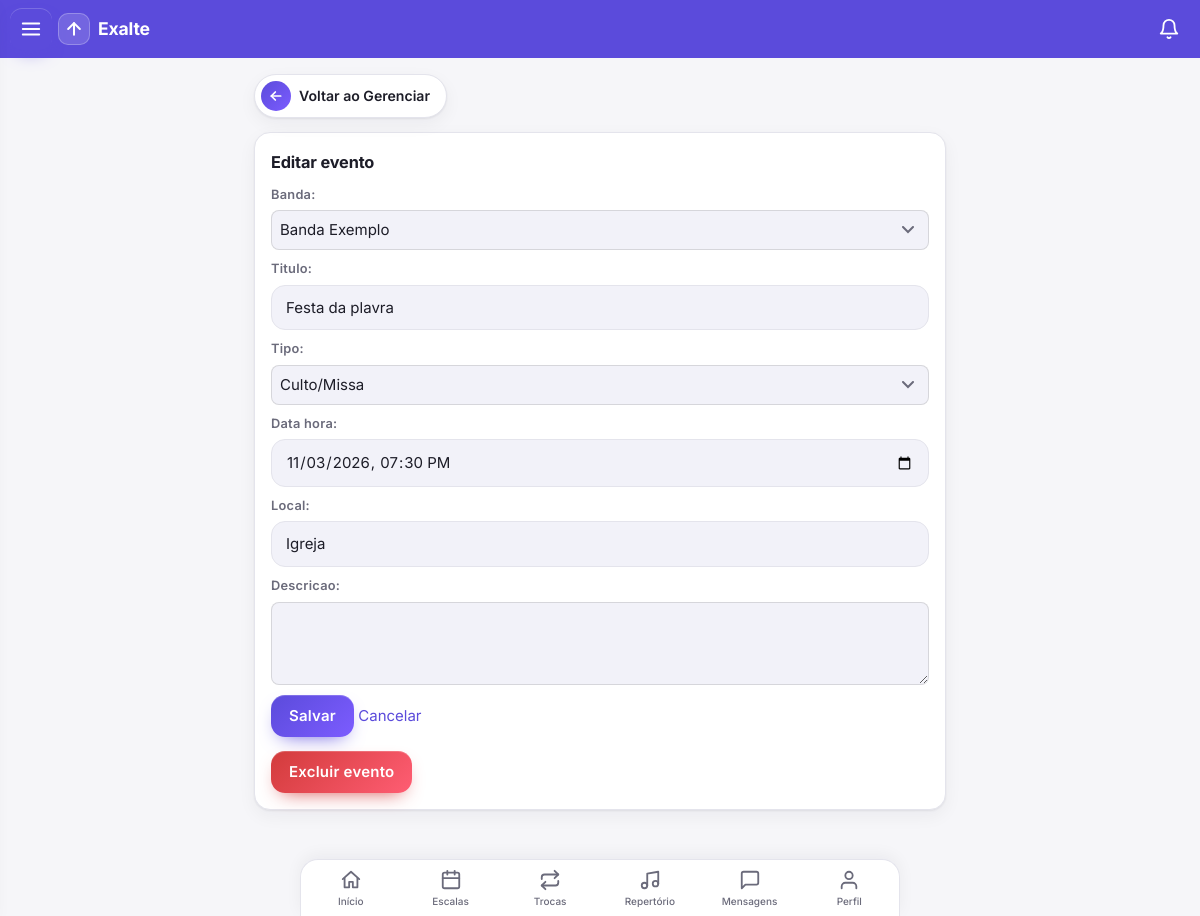
Screenshot of /evento/19/editar/ (signed in) with the database file from the repository.
### core/models.py (models this page shows, shortened)
class Evento(models.Model):
    TIPOS = [("ensaio", "Ensaio"), ("culto", "Culto/Missa"), ("show", "Show"), ("outro", "Outro")]
    banda = models.ForeignKey(Banda, on_delete=models.CASCADE, related_name="eventos")
    titulo = models.CharField(max_length=150)
    tipo = models.CharField(max_length=10, choices=TIPOS, default="ensaio")
    data_hora = models.DateTimeField()
    local = models.CharField(max_length=150, blank=True)
    descricao = models.TextField(blank=True)
    importacao = models.ForeignKey("ImportacaoEventos", null=True, blank=True, on_delete=models.SET_NULL,
                                   related_name="eventos")
    class Meta:
        ordering = ["data_hora"]

### core/views.py (the view)
# urls.py: path("evento/<int:pk>/editar/", v.evento_form, name="evento_editar"),
@login_required
def evento_form(request, pk=None):
    ev = _evento_lider(request, pk) if pk else None
    if not ev and not _eh_lider(request.user):
        messages.error(request, "Apenas líderes podem criar eventos.")
        return redirect("home")
    form = EventoForm(request.POST or None, instance=ev, user=request.user)
    if request.method == "POST" and form.is_valid():
        ev = form.save()
        messages.success(request, "Evento salvo!")
        return redirect("evento", pk=ev.pk)
    return render(request, "evento_form.html", dict(form=form, ev=ev))

### core/forms.py
class EventoForm(forms.ModelForm):
    class Meta:
        model = Evento
        fields = ["banda", "titulo", "tipo", "data_hora", "local", "descricao"]
        widgets = {
            "data_hora": forms.DateTimeInput(attrs={"type": "datetime-local"}, format=FMT),
            "descricao": forms.Textarea(attrs={"rows": 3}),
        }
    def __init__(self, *a, user=None, **k):
        super().__init__(*a, **k)
        self.fields["banda"].queryset = bandas_do_lider(user)
        self.fields["data_hora"].input_formats = [FMT]

### core/forms.py (called while the page is built)
def bandas_do_lider(user):
    return Banda.objects.filter(membros__user=user, membros__papel="lider")

### core/leitura.py (called while the page is built)
def contagens(user):
    bandas = list(Membro.objects.filter(user=user).values_list("banda_id", flat=True))
    if not bandas:
        return {}
    marcas = dict(LeituraMensagens.objects.filter(user=user, banda_id__in=bandas).values_list("banda_id", "ate"))
    agora = timezone.now()
    novas = [LeituraMensagens(user=user, banda_id=b, ate=agora) for b in bandas if b not in marcas]
    if novas:
        LeituraMensagens.objects.bulk_create(novas, ignore_conflicts=True)
        marcas.update({n.banda_id: agora for n in novas})
    return {b: Mensagem.objects.filter(banda_id=b, criado__gt=marcas[b]).exclude(autor=user).count() for b in bandas}

### core/models.py (called while the page is built)
    def __str__(self):
        return self.nome

### core/templatetags/menu.py (called while the page is built)
@register.simple_tag(takes_context=True)
def usuario_eh_lider(context):
    u = context["request"].user
    return u.is_authenticated and Membro.objects.filter(user=u, papel="lider").exists()

@register.simple_tag(takes_context=True)
def nao_lidas(context):
    request = context.get("request")
    if request is None or not request.user.is_authenticated:
        return 0
    if not hasattr(request, "_nao_lidas"):
        from core.leitura import contagens
        request._nao_lidas = sum(contagens(request.user).values())
    return request._nao_lidas

### core/views.py (called while the page is built)
def _evento_lider(request, pk):
    return get_object_or_404(Evento, pk=pk, banda__membros__user=request.user, **LIDER)

### core/templates/evento_form.html (shortened to what this page needs)
{% extends "base.html" %}{% block content %}
<a class="voltar" href="{% url 'gerenciar' %}"><span class="seta"><svg class="ic"><use href="#i-back"/></svg></span>Voltar ao Gerenciar</a>
<div class="card fm"><h2>{% if ev %}Editar evento{% else %}Novo evento{% endif %}</h2>
<form method="post">{% csrf_token %}{{ form.as_p }}<button>Salvar</button>
<a href="{% if ev %}{% url 'evento' ev.pk %}{% else %}{% url 'eventos' %}{% endif %}">Cancelar</a></form>
{% if ev %}<form method="post" action="{% url 'evento_excluir' ev.pk %}" onsubmit="return confirm('Excluir este evento?')" style="margin-top:14px">{% csrf_token %}<button class="no">Excluir evento</button></form>{% endif %}</div>
{% endblock %}

### core/templates/base.html (style rules this page uses)
:root { --bg:#f6f6f9;--card:#fff;--tx:#1d1d28;--mut:#6b6b7b;--pri:#5b4bdb;--pri-soft:#ecebfb;--ok:#1a9d5a;--no:#d23b3b;--bd:#e4e4ec;--sh:0 1px 2px #1d1d2812,0 6px 18px #1d1d280d;--pri2:#7c5cff;--field:#f2f2f9;--glow:#5b4bdb40 }
* { box-sizing:border-box;-webkit-tap-highlight-color:transparent }
html { scroll-padding-top:70px }
body { margin:0;font-family:Inter,system-ui,-apple-system,"Segoe UI",Roboto,sans-serif;background:var(--bg);color:var(--tx);line-height:1.45;font-size:15px; padding-bottom:calc(76px + env(safe-area-inset-bottom,0px)) }
a { color:var(--pri);text-decoration:none }
svg.ic { width:22px;height:22px;fill:none;stroke:currentColor;stroke-width:2;stroke-linecap:round;stroke-linejoin:round;flex:none }
h2 { margin:.1em 0 .7em;font-size:1.02rem;font-weight:700;letter-spacing:-.01em }
.card { background:var(--card);border-radius:16px;padding:16px;margin:0 0 14px;box-shadow:var(--sh);border:1px solid var(--bd) }
p { margin:.4em 0 }
button,.btn { font:inherit;font-weight:600;letter-spacing:.015em;min-height:42px;padding:9px 18px;border-radius:14px;border:0;color:#fff;cursor:pointer; background:linear-gradient(135deg,var(--pri),var(--pri2));box-shadow:0 8px 20px -10px var(--pri),inset 0 1px 0 #ffffff30;transition:transform .12s,box-shadow .2s,filter .2s }
button.no { background:linear-gradient(135deg,#d23b3b,#ff5d73);box-shadow:0 8px 20px -10px var(--no),inset 0 1px 0 #ffffff30 }
input:not([type=checkbox]):not([type=radio]):not([type=file]),select,textarea { font:inherit;padding:11px 14px;border-radius:14px;border:1.5px solid var(--bd);background:var(--field);color:var(--tx);max-width:100%;transition:border-color .15s,box-shadow .2s,background .15s }
input::placeholder,textarea::placeholder { color:var(--mut);opacity:.75 }
select { appearance:none;-webkit-appearance:none;padding-right:38px;background-repeat:no-repeat;background-position:right 14px center }
.fm p { display:flex;flex-direction:column;gap:6px;margin:0 0 14px }
.fm label { font-size:.8rem;font-weight:600;color:var(--mut);letter-spacing:.02em }
.fm input:not([type=checkbox]):not([type=radio]):not([type=file]),.fm select,.fm textarea { width:100% }
a.voltar { display:inline-flex;align-items:center;gap:8px;padding:6px 16px 6px 6px;margin:0 0 14px;border-radius:99px;background:var(--card);border:1px solid var(--bd);box-shadow:var(--sh);color:var(--tx);font-weight:600;font-size:.88rem;transition:transform .12s,box-shadow .2s }
a.voltar .seta { width:30px;height:30px;border-radius:50%;display:grid;place-items:center;color:#fff;background:linear-gradient(135deg,var(--pri),var(--pri2)) }
a.voltar .seta svg { width:16px;height:16px;stroke-width:2.6 }

### core/templates/evento_form.html (style rules this page uses)
.fm p { margin:0 0 10px }
.fm input,.fm select,.fm textarea { width:100%;padding:8px;border-radius:8px;border:1px solid #8884;font:inherit }

### rows the page displays
Evento: banda "Banda Exemplo", titulo "Festa da plavra", tipo "Culto/Missa", data_hora "11/03/2026 19:30", local "Igreja"
